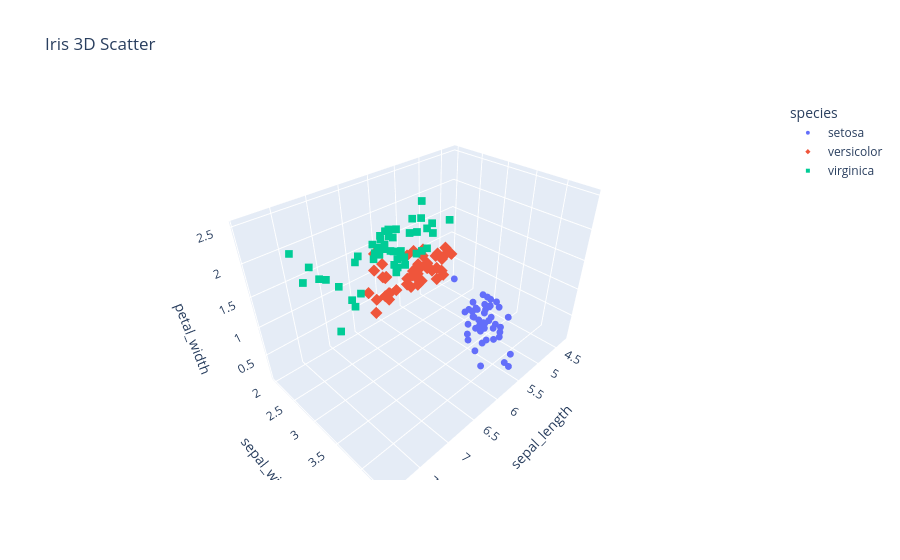

Notebook code cell kept with this figure:
### Markdown cell above
## 3. 3D Charts

### Code cell
# 3D Scatter
iris = px.data.iris()
fig = px.scatter_3d(
    iris,
    x='sepal_length', y='sepal_width', z='petal_width',
    color='species', symbol='species',
    title='Iris 3D Scatter'
)
fig.update_traces(marker_size=4)
fig.show()

### Figure 1 — Plotly figure (JSON) as saved in the notebook; plotly's stock layout.template omitted (floating-point values rounded to 4 significant figures)
{"data": [{"hovertemplate": "species=setosa<br>sepal_length=%{x}<br>sepal_width=%{y}<br>petal_width=%{z}<extra></extra>", "legendgroup": "setosa", "marker": {"color": "#636efa", "size": 4, "symbol": "circle"}, "mode": "markers", "name": "setosa", "scene": "scene", "showlegend": true, "type": "scatter3d", "x": [5.1, 4.9, 4.7, 4.6, 5.0, 5.4, 4.6, 5.0, 4.4, 4.9, 5.4, 4.8, 4.8, 4.3, 5.8, 5.7, 5.4, 5.1, 5.7, 5.1, 5.4, 5.1, 4.6, 5.1, 4.8, 5.0, 5.0, 5.2, 5.2, 4.7, 4.8, 5.4, 5.2, 5.5, 4.9, 5.0, 5.5, 4.9, 4.4, 5.1, 5.0, 4.5, 4.4, 5.0, 5.1, 4.8, 5.1, 4.6, 5.3, 5.0], "y": [3.5, 3.0, 3.2, 3.1, 3.6, 3.9, 3.4, 3.4, 2.9, 3.1, 3.7, 3.4, 3.0, 3.0, 4.0, 4.4, 3.9, 3.5, 3.8, 3.8, 3.4, 3.7, 3.6, 3.3, 3.4, 3.0, 3.4, 3.5, 3.4, 3.2, 3.1, 3.4, 4.1, 4.2, 3.1, 3.2, 3.5, 3.1, 3.0, 3.4, 3.5, 2.3, 3.2, 3.5, 3.8, 3.0, 3.8, 3.2, 3.7, 3.3], "z": [0.2, 0.2, 0.2, 0.2, 0.2, 0.4, 0.3, 0.2, 0.2, 0.1, 0.2, 0.2, 0.1, 0.1, 0.2, 0.4, 0.4, 0.3, 0.3, 0.3, 0.2, 0.4, 0.2, 0.5, 0.2, 0.2, 0.4, 0.2, 0.2, 0.2, 0.2, 0.4, 0.1, 0.2, 0.1, 0.2, 0.2, 0.1, 0.2, 0.2, 0.3, 0.3, 0.2, 0.6, 0.4, 0.3, 0.2, 0.2, 0.2, 0.2]}, {"hovertemplate": "species=versicolor<br>sepal_length=%{x}<br>sepal_width=%{y}<br>petal_width=%{z}<extra></extra>", "legendgroup": "versicolor", "marker": {"color": "#EF553B", "size": 4, "symbol": "diamond"}, "mode": "markers", "name": "versicolor", "scene": "scene", "showlegend": true, "type": "scatter3d", "x": [7.0, 6.4, 6.9, 5.5, 6.5, 5.7, 6.3, 4.9, 6.6, 5.2, 5.0, 5.9, 6.0, 6.1, 5.6, 6.7, 5.6, 5.8, 6.2, 5.6, 5.9, 6.1, 6.3, 6.1, 6.4, 6.6, 6.8, 6.7, 6.0, 5.7, 5.5, 5.5, 5.8, 6.0, 5.4, 6.0, 6.7, 6.3, 5.6, 5.5, 5.5, 6.1, 5.8, 5.0, 5.6, 5.7, 5.7, 6.2, 5.1, 5.7], "y": [3.2, 3.2, 3.1, 2.3, 2.8, 2.8, 3.3, 2.4, 2.9, 2.7, 2.0, 3.0, 2.2, 2.9, 2.9, 3.1, 3.0, 2.7, 2.2, 2.5, 3.2, 2.8, 2.5, 2.8, 2.9, 3.0, 2.8, 3.0, 2.9, 2.6, 2.4, 2.4, 2.7, 2.7, 3.0, 3.4, 3.1, 2.3, 3.0, 2.5, 2.6, 3.0, 2.6, 2.3, 2.7, 3.0, 2.9, 2.9, 2.5, 2.8], "z": [1.4, 1.5, 1.5, 1.3, 1.5, 1.3, 1.6, 1.0, 1.3, 1.4, 1.0, 1.5, 1.0, 1.4, 1.3, 1.4, 1.5, 1.0, 1.5, 1.1, 1.8, 1.3, 1.5, 1.2, 1.3, 1.4, 1.4, 1.7, 1.5, 1.0, 1.1, 1.0, 1.2, 1.6, 1.5, 1.6, 1.5, 1.3, 1.3, 1.3, 1.2, 1.4, 1.2, 1.0, 1.3, 1.2, 1.3, 1.3, 1.1, 1.3]}, {"hovertemplate": "species=virginica<br>sepal_length=%{x}<br>sepal_width=%{y}<br>petal_width=%{z}<extra></extra>", "legendgroup": "virginica", "marker": {"color": "#00cc96", "size": 4, "symbol": "square"}, "mode": "markers", "name": "virginica", "scene": "scene", "showlegend": true, "type": "scatter3d", "x": [6.3, 5.8, 7.1, 6.3, 6.5, 7.6, 4.9, 7.3, 6.7, 7.2, 6.5, 6.4, 6.8, 5.7, 5.8, 6.4, 6.5, 7.7, 7.7, 6.0, 6.9, 5.6, 7.7, 6.3, 6.7, 7.2, 6.2, 6.1, 6.4, 7.2, 7.4, 7.9, 6.4, 6.3, 6.1, 7.7, 6.3, 6.4, 6.0, 6.9, 6.7, 6.9, 5.8, 6.8, 6.7, 6.7, 6.3, 6.5, 6.2, 5.9], "y": [3.3, 2.7, 3.0, 2.9, 3.0, 3.0, 2.5, 2.9, 2.5, 3.6, 3.2, 2.7, 3.0, 2.5, 2.8, 3.2, 3.0, 3.8, 2.6, 2.2, 3.2, 2.8, 2.8, 2.7, 3.3, 3.2, 2.8, 3.0, 2.8, 3.0, 2.8, 3.8, 2.8, 2.8, 2.6, 3.0, 3.4, 3.1, 3.0, 3.1, 3.1, 3.1, 2.7, 3.2, 3.3, 3.0, 2.5, 3.0, 3.4, 3.0], "z": [2.5, 1.9, 2.1, 1.8, 2.2, 2.1, 1.7, 1.8, 1.8, 2.5, 2.0, 1.9, 2.1, 2.0, 2.4, 2.3, 1.8, 2.2, 2.3, 1.5, 2.3, 2.0, 2.0, 1.8, 2.1, 1.8, 1.8, 1.8, 2.1, 1.6, 1.9, 2.0, 2.2, 1.5, 1.4, 2.3, 2.4, 1.8, 1.8, 2.1, 2.4, 2.3, 1.9, 2.3, 2.5, 2.3, 1.9, 2.0, 2.3, 1.8]}], "layout": {"legend": {"title": {"text": "species"}, "tracegroupgap": 0}, "scene": {"domain": {"x": [0.0, 1.0], "y": [0.0, 1.0]}, "xaxis": {"title": {"text": "sepal_length"}}, "yaxis": {"title": {"text": "sepal_width"}}, "zaxis": {"title": {"text": "petal_width"}}}, "title": {"text": "Iris 3D Scatter"}}}
